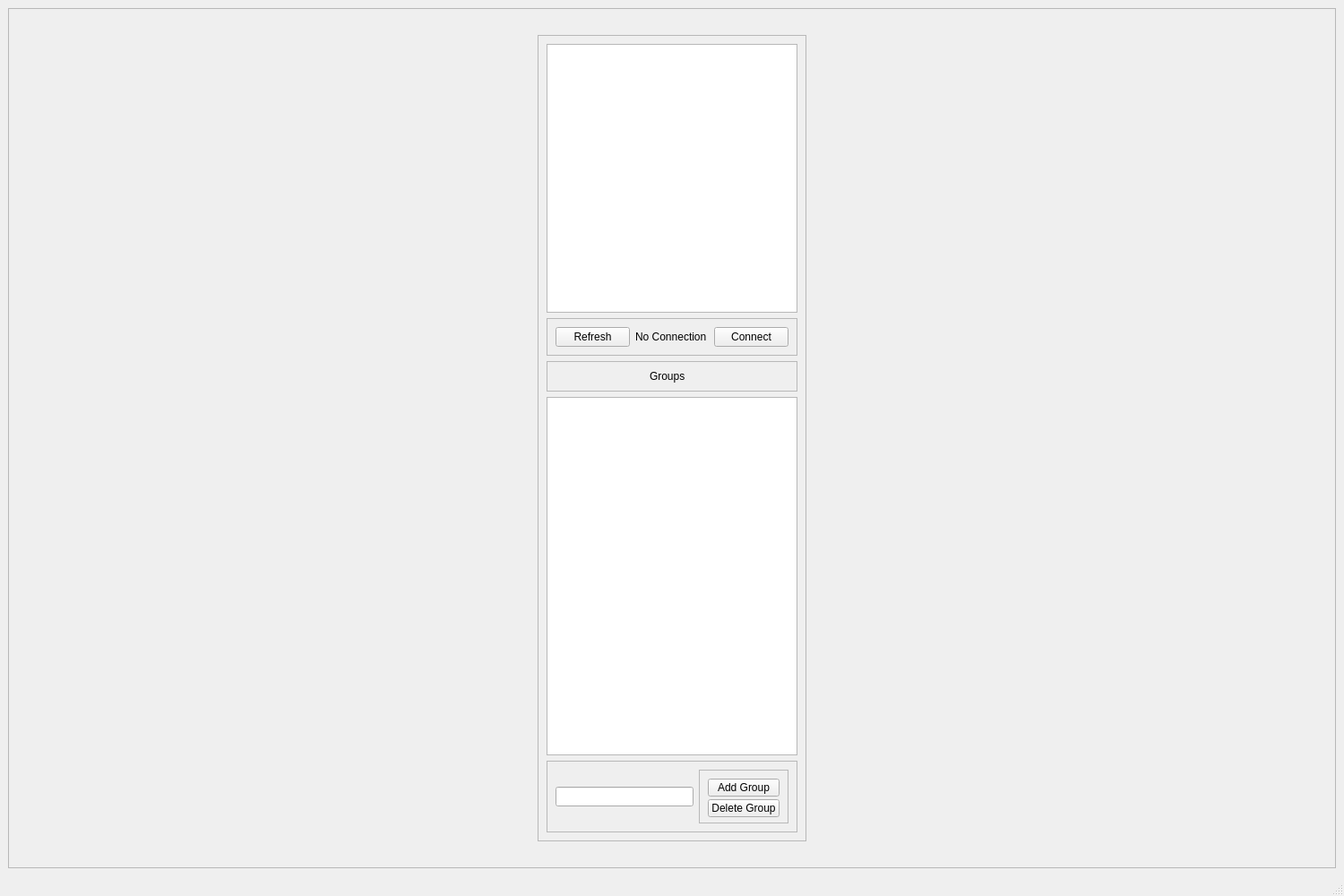
<?xml version="1.0" encoding="UTF-8"?>
<ui version="4.0">
 <class>Domotica</class>
 <widget class="QMainWindow" name="Domotica">
  <property name="geometry">
   <rect>
    <x>0</x>
    <y>0</y>
    <width>1500</width>
    <height>1000</height>
   </rect>
  </property>
  <property name="windowTitle">
   <string>Domotica</string>
  </property>
  <widget class="QWidget" name="centralwidget">
   <property name="autoFillBackground">
    <bool>false</bool>
   </property>
   <layout class="QHBoxLayout" name="horizontalLayout">
    <item>
     <widget class="QFrame" name="MainFrame">
      <property name="frameShape">
       <enum>QFrame::StyledPanel</enum>
      </property>
      <property name="frameShadow">
       <enum>QFrame::Raised</enum>
      </property>
      <layout class="QHBoxLayout" name="horizontalLayout_4">
       <item>
        <widget class="QFrame" name="ComportFrame">
         <property name="minimumSize">
          <size>
           <width>280</width>
           <height>500</height>
          </size>
         </property>
         <property name="maximumSize">
          <size>
           <width>300</width>
           <height>900</height>
          </size>
         </property>
         <property name="frameShape">
          <enum>QFrame::StyledPanel</enum>
         </property>
         <property name="frameShadow">
          <enum>QFrame::Raised</enum>
         </property>
         <layout class="QVBoxLayout" name="verticalLayout">
          <item>
           <widget class="QListWidget" name="ComportList">
            <property name="minimumSize">
             <size>
              <width>0</width>
              <height>100</height>
             </size>
            </property>
            <property name="maximumSize">
             <size>
              <width>16777215</width>
              <height>300</height>
             </size>
            </property>
           </widget>
          </item>
          <item>
           <widget class="QFrame" name="frame_3">
            <property name="minimumSize">
             <size>
              <width>0</width>
              <height>40</height>
             </size>
            </property>
            <property name="frameShape">
             <enum>QFrame::StyledPanel</enum>
            </property>
            <property name="frameShadow">
             <enum>QFrame::Raised</enum>
            </property>
            <layout class="QHBoxLayout" name="horizontalLayout_2">
             <item>
              <widget class="QPushButton" name="ComportRefresh">
               <property name="text">
                <string>Refresh</string>
               </property>
              </widget>
             </item>
             <item>
              <widget class="QLabel" name="ComportStatus">
               <property name="text">
                <string>No Connection</string>
               </property>
              </widget>
             </item>
             <item>
              <widget class="QPushButton" name="ComportConnection">
               <property name="text">
                <string>Connect</string>
               </property>
              </widget>
             </item>
            </layout>
           </widget>
          </item>
          <item>
           <widget class="QFrame" name="frame_2">
            <property name="minimumSize">
             <size>
              <width>0</width>
              <height>30</height>
             </size>
            </property>
            <property name="frameShape">
             <enum>QFrame::StyledPanel</enum>
            </property>
            <property name="frameShadow">
             <enum>QFrame::Raised</enum>
            </property>
            <layout class="QHBoxLayout" name="horizontalLayout_5">
             <item>
              <widget class="QLabel" name="GroupsLabel">
               <property name="maximumSize">
                <size>
                 <width>50</width>
                 <height>16777215</height>
                </size>
               </property>
               <property name="text">
                <string>Groups</string>
               </property>
              </widget>
             </item>
            </layout>
           </widget>
          </item>
          <item>
           <widget class="QListWidget" name="GroupList">
            <property name="minimumSize">
             <size>
              <width>0</width>
              <height>200</height>
             </size>
            </property>
           </widget>
          </item>
          <item>
           <widget class="QFrame" name="frame">
            <property name="minimumSize">
             <size>
              <width>0</width>
              <height>80</height>
             </size>
            </property>
            <property name="maximumSize">
             <size>
              <width>16777215</width>
              <height>80</height>
             </size>
            </property>
            <property name="frameShape">
             <enum>QFrame::StyledPanel</enum>
            </property>
            <property name="frameShadow">
             <enum>QFrame::Raised</enum>
            </property>
            <layout class="QHBoxLayout" name="horizontalLayout_3">
             <item>
              <widget class="QLineEdit" name="GroupName"/>
             </item>
             <item>
              <widget class="QFrame" name="frame_4">
               <property name="frameShape">
                <enum>QFrame::StyledPanel</enum>
               </property>
               <property name="frameShadow">
                <enum>QFrame::Raised</enum>
               </property>
               <layout class="QVBoxLayout" name="verticalLayout_2">
                <item>
                 <widget class="QPushButton" name="GroupAdd">
                  <property name="minimumSize">
                   <size>
                    <width>0</width>
                    <height>20</height>
                   </size>
                  </property>
                  <property name="text">
                   <string>Add Group</string>
                  </property>
                 </widget>
                </item>
                <item>
                 <widget class="QPushButton" name="GroupDelete">
                  <property name="minimumSize">
                   <size>
                    <width>0</width>
                    <height>20</height>
                   </size>
                  </property>
                  <property name="text">
                   <string>Delete Group</string>
                  </property>
                 </widget>
                </item>
               </layout>
              </widget>
             </item>
            </layout>
           </widget>
          </item>
         </layout>
        </widget>
       </item>
      </layout>
     </widget>
    </item>
   </layout>
  </widget>
  <widget class="QStatusBar" name="statusbar"/>
 </widget>
 <resources/>
 <connections/>
</ui>
